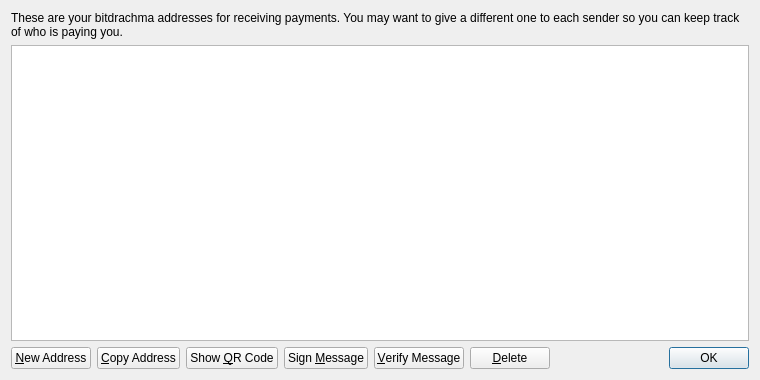
<?xml version="1.0" encoding="UTF-8"?>
<ui version="4.0">
 <class>AddressBookPage</class>
 <widget class="QWidget" name="AddressBookPage">
  <property name="geometry">
   <rect>
    <x>0</x>
    <y>0</y>
    <width>760</width>
    <height>380</height>
   </rect>
  </property>
  <property name="windowTitle">
   <string>Address Book</string>
  </property>
  <layout class="QVBoxLayout" name="verticalLayout">
   <item>
    <widget class="QLabel" name="labelExplanation">
     <property name="text">
      <string>These are your bitdrachma addresses for receiving payments. You may want to give a different one to each sender so you can keep track of who is paying you.</string>
     </property>
     <property name="textFormat">
      <enum>Qt::PlainText</enum>
     </property>
     <property name="wordWrap">
      <bool>true</bool>
     </property>
    </widget>
   </item>
   <item>
    <widget class="QTableView" name="tableView">
     <property name="contextMenuPolicy">
      <enum>Qt::CustomContextMenu</enum>
     </property>
     <property name="toolTip">
      <string>Double-click to edit address or label</string>
     </property>
     <property name="tabKeyNavigation">
      <bool>false</bool>
     </property>
     <property name="alternatingRowColors">
      <bool>true</bool>
     </property>
     <property name="selectionMode">
      <enum>QAbstractItemView::SingleSelection</enum>
     </property>
     <property name="selectionBehavior">
      <enum>QAbstractItemView::SelectRows</enum>
     </property>
     <property name="sortingEnabled">
      <bool>true</bool>
     </property>
     <attribute name="verticalHeaderVisible">
      <bool>false</bool>
     </attribute>
    </widget>
   </item>
   <item>
    <layout class="QHBoxLayout" name="horizontalLayout">
     <item>
      <widget class="QPushButton" name="newAddressButton">
       <property name="toolTip">
        <string>Create a new address</string>
       </property>
       <property name="text">
        <string>&amp;New Address</string>
       </property>
       <property name="icon">
        <iconset resource="../bitcoin.qrc">
         <normaloff>:/icons/add</normaloff>:/icons/add</iconset>
       </property>
      </widget>
     </item>
     <item>
      <widget class="QPushButton" name="copyToClipboard">
       <property name="toolTip">
        <string>Copy the currently selected address to the system clipboard</string>
       </property>
       <property name="text">
        <string>&amp;Copy Address</string>
       </property>
       <property name="icon">
        <iconset resource="../bitcoin.qrc">
         <normaloff>:/icons/editcopy</normaloff>:/icons/editcopy</iconset>
       </property>
      </widget>
     </item>
     <item>
      <widget class="QPushButton" name="showQRCode">
       <property name="text">
        <string>Show &amp;QR Code</string>
       </property>
       <property name="icon">
        <iconset resource="../bitcoin.qrc">
         <normaloff>:/icons/qrcode</normaloff>:/icons/qrcode</iconset>
       </property>
      </widget>
     </item>
     <item>
      <widget class="QPushButton" name="signMessage">
       <property name="toolTip">
        <string>Sign a message to prove you own a bitdrachma address</string>
       </property>
       <property name="text">
        <string>Sign &amp;Message</string>
       </property>
       <property name="icon">
        <iconset resource="../bitcoin.qrc">
         <normaloff>:/icons/edit</normaloff>:/icons/edit</iconset>
       </property>
      </widget>
     </item>
     <item>
      <widget class="QPushButton" name="verifyMessage">
       <property name="toolTip">
        <string>Verify a message to ensure it was signed with a specified bitdrachma address</string>
       </property>
       <property name="text">
        <string>&amp;Verify Message</string>
       </property>
       <property name="icon">
        <iconset resource="../bitcoin.qrc">
         <normaloff>:/icons/transaction_0</normaloff>:/icons/transaction_0</iconset>
       </property>
      </widget>
     </item>
     <item>
      <widget class="QPushButton" name="deleteButton">
       <property name="toolTip">
        <string>Delete the currently selected address from the list</string>
       </property>
       <property name="text">
        <string>&amp;Delete</string>
       </property>
       <property name="icon">
        <iconset resource="../bitcoin.qrc">
         <normaloff>:/icons/remove</normaloff>:/icons/remove</iconset>
       </property>
      </widget>
     </item>
     <item>
      <spacer name="horizontalSpacer">
       <property name="orientation">
        <enum>Qt::Horizontal</enum>
       </property>
       <property name="sizeHint" stdset="0">
        <size>
         <width>40</width>
         <height>20</height>
        </size>
       </property>
      </spacer>
     </item>
     <item>
      <widget class="QDialogButtonBox" name="buttonBox">
       <property name="sizePolicy">
        <sizepolicy hsizetype="Maximum" vsizetype="Fixed">
         <horstretch>0</horstretch>
         <verstretch>0</verstretch>
        </sizepolicy>
       </property>
       <property name="standardButtons">
        <set>QDialogButtonBox::Ok</set>
       </property>
      </widget>
     </item>
    </layout>
   </item>
  </layout>
 </widget>
 <resources>
  <include location="../bitcoin.qrc"/>
 </resources>
 <connections/>
</ui>
